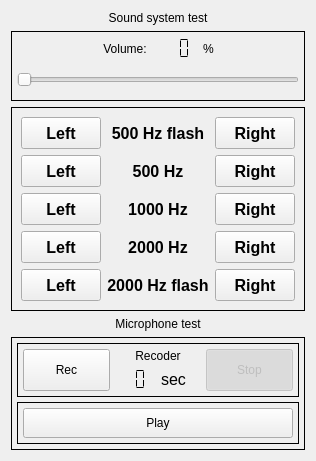
       <widget class="QWidget" name="soundSystemPage">
        <layout class="QVBoxLayout" name="verticalLayout_29">
         <item>
          <widget class="QLabel" name="label_6">
           <property name="text">
            <string>Sound system test</string>
           </property>
           <property name="alignment">
            <set>Qt::AlignCenter</set>
           </property>
          </widget>
         </item>
         <item>
          <widget class="QFrame" name="frame_7">
           <property name="frameShape">
            <enum>QFrame::Box</enum>
           </property>
           <property name="frameShadow">
            <enum>QFrame::Plain</enum>
           </property>
           <layout class="QVBoxLayout" name="verticalLayout_21">
            <property name="spacing">
             <number>5</number>
            </property>
            <property name="leftMargin">
             <number>5</number>
            </property>
            <property name="topMargin">
             <number>5</number>
            </property>
            <property name="rightMargin">
             <number>5</number>
            </property>
            <property name="bottomMargin">
             <number>5</number>
            </property>
            <item>
             <layout class="QHBoxLayout" name="horizontalLayout_13">
              <item>
               <layout class="QVBoxLayout" name="verticalLayout_22">
                <item>
                 <layout class="QHBoxLayout" name="horizontalLayout_14">
                  <item>
                   <spacer name="horizontalSpacer_6">
                    <property name="orientation">
                     <enum>Qt::Horizontal</enum>
                    </property>
                    <property name="sizeHint" stdset="0">
                     <size>
                      <width>40</width>
                      <height>20</height>
                     </size>
                    </property>
                   </spacer>
                  </item>
                  <item>
                   <widget class="QLabel" name="label_27">
                    <property name="text">
                     <string>Volume:</string>
                    </property>
                    <property name="alignment">
                     <set>Qt::AlignCenter</set>
                    </property>
                   </widget>
                  </item>
                  <item>
                   <widget class="QLCDNumber" name="volumeLcdNumber">
                    <property name="minimumSize">
                     <size>
                      <width>0</width>
                      <height>20</height>
                     </size>
                    </property>
                    <property name="font">
                     <font>
                      <pointsize>10</pointsize>
                      <weight>50</weight>
                      <bold>false</bold>
                     </font>
                    </property>
                    <property name="focusPolicy">
                     <enum>Qt::NoFocus</enum>
                    </property>
                    <property name="styleSheet">
                     <string notr="true">color: rgb(0, 0, 0);</string>
                    </property>
                    <property name="frameShape">
                     <enum>QFrame::NoFrame</enum>
                    </property>
                    <property name="frameShadow">
                     <enum>QFrame::Plain</enum>
                    </property>
                    <property name="digitCount">
                     <number>3</number>
                    </property>
                    <property name="segmentStyle">
                     <enum>QLCDNumber::Flat</enum>
                    </property>
                   </widget>
                  </item>
                  <item>
                   <widget class="QLabel" name="label_29">
                    <property name="text">
                     <string>%</string>
                    </property>
                   </widget>
                  </item>
                  <item>
                   <spacer name="horizontalSpacer_7">
                    <property name="orientation">
                     <enum>Qt::Horizontal</enum>
                    </property>
                    <property name="sizeHint" stdset="0">
                     <size>
                      <width>40</width>
                      <height>20</height>
                     </size>
                    </property>
                   </spacer>
                  </item>
                 </layout>
                </item>
                <item>
                 <widget class="QSlider" name="volumeSlider">
                  <property name="minimumSize">
                   <size>
                    <width>0</width>
                    <height>30</height>
                   </size>
                  </property>
                  <property name="maximum">
                   <number>100</number>
                  </property>
                  <property name="orientation">
                   <enum>Qt::Horizontal</enum>
                  </property>
                 </widget>
                </item>
               </layout>
              </item>
             </layout>
            </item>
           </layout>
          </widget>
         </item>
         <item>
          <widget class="QFrame" name="frame_6">
           <property name="frameShape">
            <enum>QFrame::Box</enum>
           </property>
           <property name="frameShadow">
            <enum>QFrame::Plain</enum>
           </property>
           <layout class="QVBoxLayout" name="verticalLayout_7">
            <item>
             <layout class="QGridLayout" name="gridLayout_2">
              <item row="3" column="1">
               <widget class="QLabel" name="label_23">
                <property name="font">
                 <font>
                  <pointsize>12</pointsize>
                  <weight>75</weight>
                  <bold>true</bold>
                 </font>
                </property>
                <property name="text">
                 <string>2000 Hz</string>
                </property>
                <property name="alignment">
                 <set>Qt::AlignCenter</set>
                </property>
               </widget>
              </item>
              <item row="3" column="2">
               <widget class="QPushButton" name="test2000HzRightButton">
                <property name="minimumSize">
                 <size>
                  <width>0</width>
                  <height>32</height>
                 </size>
                </property>
                <property name="font">
                 <font>
                  <pointsize>12</pointsize>
                  <weight>75</weight>
                  <bold>true</bold>
                 </font>
                </property>
                <property name="focusPolicy">
                 <enum>Qt::NoFocus</enum>
                </property>
                <property name="text">
                 <string>Right</string>
                </property>
                <property name="checkable">
                 <bool>true</bool>
                </property>
               </widget>
              </item>
              <item row="0" column="2">
               <widget class="QPushButton" name="test500HzFlashRightButton">
                <property name="minimumSize">
                 <size>
                  <width>0</width>
                  <height>32</height>
                 </size>
                </property>
                <property name="font">
                 <font>
                  <pointsize>12</pointsize>
                  <weight>75</weight>
                  <bold>true</bold>
                 </font>
                </property>
                <property name="focusPolicy">
                 <enum>Qt::NoFocus</enum>
                </property>
                <property name="text">
                 <string>Right</string>
                </property>
                <property name="checkable">
                 <bool>true</bool>
                </property>
               </widget>
              </item>
              <item row="1" column="1">
               <widget class="QLabel" name="label_25">
                <property name="font">
                 <font>
                  <pointsize>12</pointsize>
                  <weight>75</weight>
                  <bold>true</bold>
                 </font>
                </property>
                <property name="text">
                 <string>500 Hz</string>
                </property>
                <property name="alignment">
                 <set>Qt::AlignCenter</set>
                </property>
               </widget>
              </item>
              <item row="2" column="2">
               <widget class="QPushButton" name="test1000HzRightButton">
                <property name="minimumSize">
                 <size>
                  <width>0</width>
                  <height>32</height>
                 </size>
                </property>
                <property name="font">
                 <font>
                  <pointsize>12</pointsize>
                  <weight>75</weight>
                  <bold>true</bold>
                 </font>
                </property>
                <property name="focusPolicy">
                 <enum>Qt::NoFocus</enum>
                </property>
                <property name="text">
                 <string>Right</string>
                </property>
                <property name="checkable">
                 <bool>true</bool>
                </property>
               </widget>
              </item>
              <item row="0" column="1">
               <widget class="QLabel" name="label_24">
                <property name="font">
                 <font>
                  <pointsize>12</pointsize>
                  <weight>75</weight>
                  <bold>true</bold>
                 </font>
                </property>
                <property name="text">
                 <string>500 Hz flash</string>
                </property>
                <property name="alignment">
                 <set>Qt::AlignCenter</set>
                </property>
               </widget>
              </item>
              <item row="1" column="0">
               <widget class="QPushButton" name="test500HzLeftButton">
                <property name="minimumSize">
                 <size>
                  <width>0</width>
                  <height>32</height>
                 </size>
                </property>
                <property name="font">
                 <font>
                  <pointsize>12</pointsize>
                  <weight>75</weight>
                  <bold>true</bold>
                 </font>
                </property>
                <property name="focusPolicy">
                 <enum>Qt::NoFocus</enum>
                </property>
                <property name="text">
                 <string>Left</string>
                </property>
                <property name="checkable">
                 <bool>true</bool>
                </property>
               </widget>
              </item>
              <item row="2" column="1">
               <widget class="QLabel" name="label_26">
                <property name="font">
                 <font>
                  <pointsize>12</pointsize>
                  <weight>75</weight>
                  <bold>true</bold>
                 </font>
                </property>
                <property name="text">
                 <string>1000 Hz</string>
                </property>
                <property name="alignment">
                 <set>Qt::AlignCenter</set>
                </property>
               </widget>
              </item>
              <item row="2" column="0">
               <widget class="QPushButton" name="test1000HzLeftButton">
                <property name="minimumSize">
                 <size>
                  <width>0</width>
                  <height>32</height>
                 </size>
                </property>
                <property name="font">
                 <font>
                  <pointsize>12</pointsize>
                  <weight>75</weight>
                  <bold>true</bold>
                 </font>
                </property>
                <property name="focusPolicy">
                 <enum>Qt::NoFocus</enum>
                </property>
                <property name="text">
                 <string>Left</string>
                </property>
                <property name="checkable">
                 <bool>true</bool>
                </property>
               </widget>
              </item>
              <item row="3" column="0">
               <widget class="QPushButton" name="test2000HzLeftButton">
                <property name="minimumSize">
                 <size>
                  <width>0</width>
                  <height>32</height>
                 </size>
                </property>
                <property name="font">
                 <font>
                  <pointsize>12</pointsize>
                  <weight>75</weight>
                  <bold>true</bold>
                 </font>
                </property>
                <property name="focusPolicy">
                 <enum>Qt::NoFocus</enum>
                </property>
                <property name="text">
                 <string>Left</string>
                </property>
                <property name="checkable">
                 <bool>true</bool>
                </property>
               </widget>
              </item>
              <item row="0" column="0">
               <widget class="QPushButton" name="test500HzFlashLeftButton">
                <property name="minimumSize">
                 <size>
                  <width>0</width>
                  <height>32</height>
                 </size>
                </property>
                <property name="font">
                 <font>
                  <pointsize>12</pointsize>
                  <weight>75</weight>
                  <bold>true</bold>
                 </font>
                </property>
                <property name="focusPolicy">
                 <enum>Qt::NoFocus</enum>
                </property>
                <property name="text">
                 <string>Left</string>
                </property>
                <property name="checkable">
                 <bool>true</bool>
                </property>
               </widget>
              </item>
              <item row="1" column="2">
               <widget class="QPushButton" name="test500HzRightButton">
                <property name="minimumSize">
                 <size>
                  <width>0</width>
                  <height>32</height>
                 </size>
                </property>
                <property name="font">
                 <font>
                  <pointsize>12</pointsize>
                  <weight>75</weight>
                  <bold>true</bold>
                 </font>
                </property>
                <property name="focusPolicy">
                 <enum>Qt::NoFocus</enum>
                </property>
                <property name="text">
                 <string>Right</string>
                </property>
                <property name="checkable">
                 <bool>true</bool>
                </property>
               </widget>
              </item>
              <item row="4" column="0">
               <widget class="QPushButton" name="test2000HzFlashLeftButton">
                <property name="minimumSize">
                 <size>
                  <width>0</width>
                  <height>32</height>
                 </size>
                </property>
                <property name="font">
                 <font>
                  <pointsize>12</pointsize>
                  <weight>75</weight>
                  <bold>true</bold>
                 </font>
                </property>
                <property name="focusPolicy">
                 <enum>Qt::NoFocus</enum>
                </property>
                <property name="text">
                 <string>Left</string>
                </property>
                <property name="checkable">
                 <bool>true</bool>
                </property>
               </widget>
              </item>
              <item row="4" column="1">
               <widget class="QLabel" name="label_22">
                <property name="font">
                 <font>
                  <pointsize>12</pointsize>
                  <weight>75</weight>
                  <bold>true</bold>
                 </font>
                </property>
                <property name="text">
                 <string>2000 Hz flash</string>
                </property>
                <property name="alignment">
                 <set>Qt::AlignCenter</set>
                </property>
               </widget>
              </item>
              <item row="4" column="2">
               <widget class="QPushButton" name="test2000HzFlashRightButton">
                <property name="minimumSize">
                 <size>
                  <width>0</width>
                  <height>32</height>
                 </size>
                </property>
                <property name="font">
                 <font>
                  <pointsize>12</pointsize>
                  <weight>75</weight>
                  <bold>true</bold>
                 </font>
                </property>
                <property name="focusPolicy">
                 <enum>Qt::NoFocus</enum>
                </property>
                <property name="text">
                 <string>Right</string>
                </property>
                <property name="checkable">
                 <bool>true</bool>
                </property>
               </widget>
              </item>
             </layout>
            </item>
           </layout>
          </widget>
         </item>
         <item>
          <widget class="QLabel" name="label_43">
           <property name="text">
            <string>Microphone test</string>
           </property>
           <property name="alignment">
            <set>Qt::AlignCenter</set>
           </property>
          </widget>
         </item>
         <item>
          <widget class="QFrame" name="frame_10">
           <property name="frameShape">
            <enum>QFrame::Box</enum>
           </property>
           <property name="frameShadow">
            <enum>QFrame::Plain</enum>
           </property>
           <layout class="QVBoxLayout" name="verticalLayout_27">
            <property name="spacing">
             <number>5</number>
            </property>
            <property name="leftMargin">
             <number>5</number>
            </property>
            <property name="topMargin">
             <number>5</number>
            </property>
            <property name="rightMargin">
             <number>5</number>
            </property>
            <property name="bottomMargin">
             <number>5</number>
            </property>
            <item>
             <widget class="QFrame" name="frame_11">
              <property name="frameShape">
               <enum>QFrame::Box</enum>
              </property>
              <property name="frameShadow">
               <enum>QFrame::Plain</enum>
              </property>
              <layout class="QVBoxLayout" name="verticalLayout_28">
               <property name="spacing">
                <number>5</number>
               </property>
               <property name="leftMargin">
                <number>5</number>
               </property>
               <property name="topMargin">
                <number>5</number>
               </property>
               <property name="rightMargin">
                <number>5</number>
               </property>
               <property name="bottomMargin">
                <number>5</number>
               </property>
               <item>
                <layout class="QHBoxLayout" name="horizontalLayout_18">
                 <item>
                  <widget class="QPushButton" name="startRecordButton">
                   <property name="sizePolicy">
                    <sizepolicy hsizetype="Minimum" vsizetype="Expanding">
                     <horstretch>0</horstretch>
                     <verstretch>0</verstretch>
                    </sizepolicy>
                   </property>
                   <property name="minimumSize">
                    <size>
                     <width>0</width>
                     <height>30</height>
                    </size>
                   </property>
                   <property name="focusPolicy">
                    <enum>Qt::NoFocus</enum>
                   </property>
                   <property name="text">
                    <string>Rec</string>
                   </property>
                   <property name="checkable">
                    <bool>true</bool>
                   </property>
                  </widget>
                 </item>
                 <item>
                  <layout class="QVBoxLayout" name="verticalLayout_23">
                   <item>
                    <widget class="QLabel" name="recorderLabel">
                     <property name="text">
                      <string>Recoder</string>
                     </property>
                     <property name="alignment">
                      <set>Qt::AlignCenter</set>
                     </property>
                    </widget>
                   </item>
                   <item>
                    <layout class="QHBoxLayout" name="horizontalLayout_15">
                     <item>
                      <widget class="QLCDNumber" name="secondsRecordingTimerLcd">
                       <property name="minimumSize">
                        <size>
                         <width>0</width>
                         <height>0</height>
                        </size>
                       </property>
                       <property name="font">
                        <font>
                         <pointsize>14</pointsize>
                         <weight>50</weight>
                         <bold>false</bold>
                        </font>
                       </property>
                       <property name="frameShape">
                        <enum>QFrame::NoFrame</enum>
                       </property>
                       <property name="frameShadow">
                        <enum>QFrame::Raised</enum>
                       </property>
                       <property name="digitCount">
                        <number>2</number>
                       </property>
                       <property name="segmentStyle">
                        <enum>QLCDNumber::Flat</enum>
                       </property>
                       <property name="intValue" stdset="0">
                        <number>0</number>
                       </property>
                      </widget>
                     </item>
                     <item>
                      <widget class="QLabel" name="label_42">
                       <property name="font">
                        <font>
                         <pointsize>12</pointsize>
                        </font>
                       </property>
                       <property name="text">
                        <string>sec</string>
                       </property>
                      </widget>
                     </item>
                    </layout>
                   </item>
                  </layout>
                 </item>
                 <item>
                  <widget class="QPushButton" name="stopRecordButton">
                   <property name="enabled">
                    <bool>false</bool>
                   </property>
                   <property name="sizePolicy">
                    <sizepolicy hsizetype="Minimum" vsizetype="Expanding">
                     <horstretch>0</horstretch>
                     <verstretch>0</verstretch>
                    </sizepolicy>
                   </property>
                   <property name="minimumSize">
                    <size>
                     <width>0</width>
                     <height>30</height>
                    </size>
                   </property>
                   <property name="focusPolicy">
                    <enum>Qt::NoFocus</enum>
                   </property>
                   <property name="text">
                    <string>Stop</string>
                   </property>
                   <property name="checkable">
                    <bool>true</bool>
                   </property>
                   <property name="checked">
                    <bool>true</bool>
                   </property>
                  </widget>
                 </item>
                </layout>
               </item>
              </layout>
             </widget>
            </item>
            <item>
             <widget class="QFrame" name="frame_12">
              <property name="frameShape">
               <enum>QFrame::Box</enum>
              </property>
              <property name="frameShadow">
               <enum>QFrame::Plain</enum>
              </property>
              <layout class="QVBoxLayout" name="verticalLayout_30">
               <property name="spacing">
                <number>50</number>
               </property>
               <property name="leftMargin">
                <number>5</number>
               </property>
               <property name="topMargin">
                <number>5</number>
               </property>
               <property name="rightMargin">
                <number>5</number>
               </property>
               <property name="bottomMargin">
                <number>5</number>
               </property>
               <item>
                <layout class="QHBoxLayout" name="horizontalLayout_19">
                 <item>
                  <widget class="QPushButton" name="startPlayButton">
                   <property name="enabled">
                    <bool>true</bool>
                   </property>
                   <property name="sizePolicy">
                    <sizepolicy hsizetype="Minimum" vsizetype="Expanding">
                     <horstretch>0</horstretch>
                     <verstretch>0</verstretch>
                    </sizepolicy>
                   </property>
                   <property name="minimumSize">
                    <size>
                     <width>0</width>
                     <height>30</height>
                    </size>
                   </property>
                   <property name="focusPolicy">
                    <enum>Qt::NoFocus</enum>
                   </property>
                   <property name="text">
                    <string>Play</string>
                   </property>
                   <property name="checkable">
                    <bool>false</bool>
                   </property>
                   <property name="checked">
                    <bool>false</bool>
                   </property>
                  </widget>
                 </item>
                </layout>
               </item>
              </layout>
             </widget>
            </item>
           </layout>
          </widget>
         </item>
        </layout>
       </widget>
